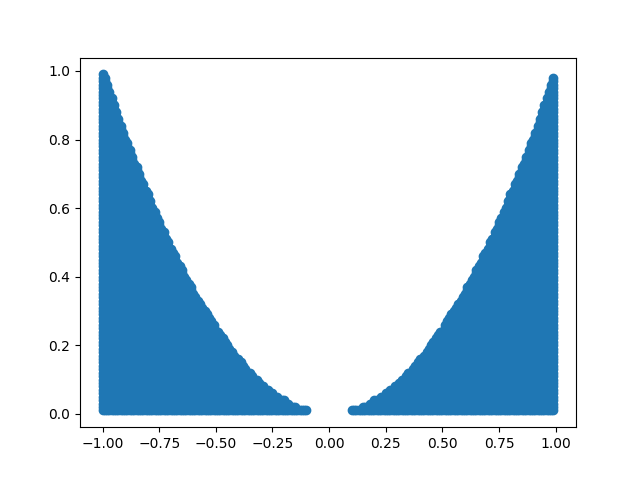

Here is the Python script that generated this plot:
import numpy as np

from visualize import plot_points

def shape(x, y) -> bool:
	return all([
		y < x**2,
		y > 0,
	])

def read_points(file: str):
	with open(file) as f:
		lines = f.readlines()
		points = [tuple(map(float, line.split())) for line in lines]

	return points

def generate_points(xmin, xmax, ymin, ymax, spacing):
	points = []
	for x in np.arange(xmin, xmax, spacing):
		for y in np.arange(ymin, ymax, spacing):
			# round based on spacing
			digits = int(-np.log10(spacing) + 1)
			x, y = map(lambda x: round(x, digits), (x, y))

			if shape(x, y):
				points.append((x, y))
	return points

def generate_files(points):
	with open('points.txt', 'w') as f:
		for x, y in points:
			f.write(f'{x} {y}\n')

	fig, ax = plot_points(points)
	fig.savefig('points.png')

if __name__ == '__main__':
	points = generate_points(-1, 1, -1, 1, 0.01)
	generate_files(points)
